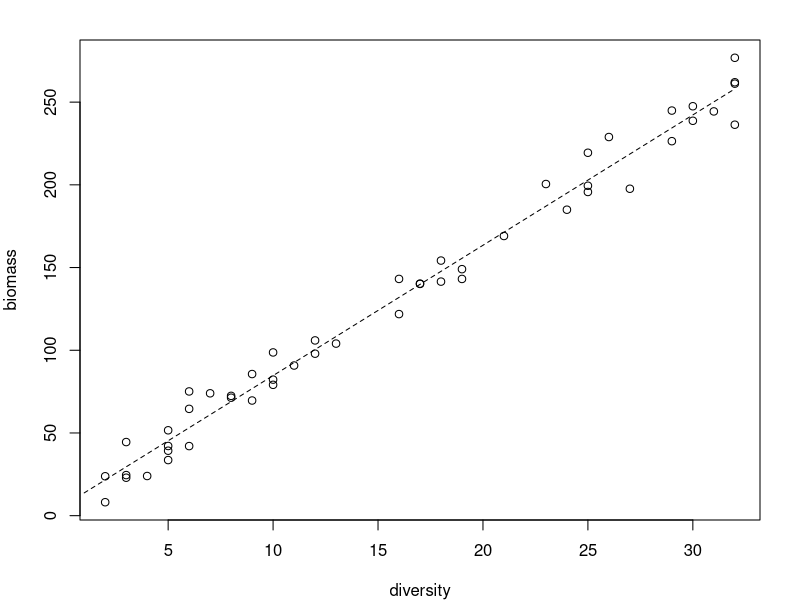
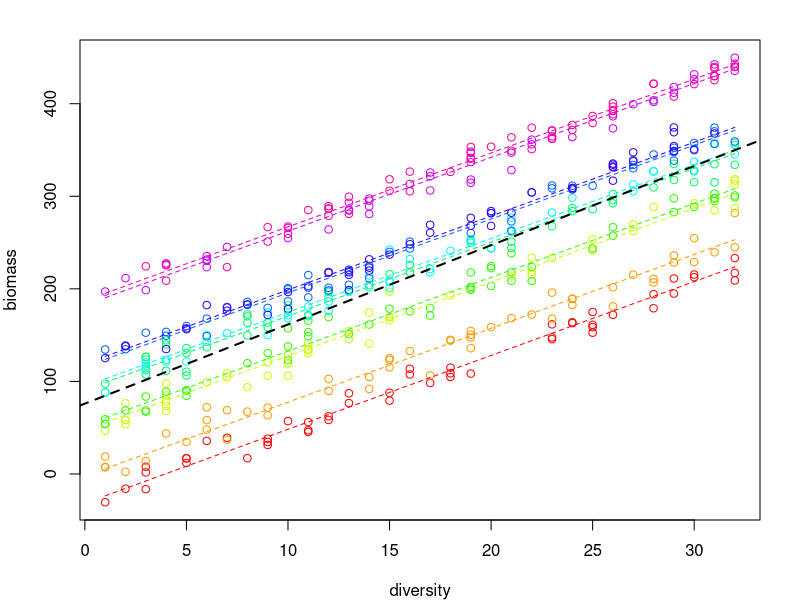
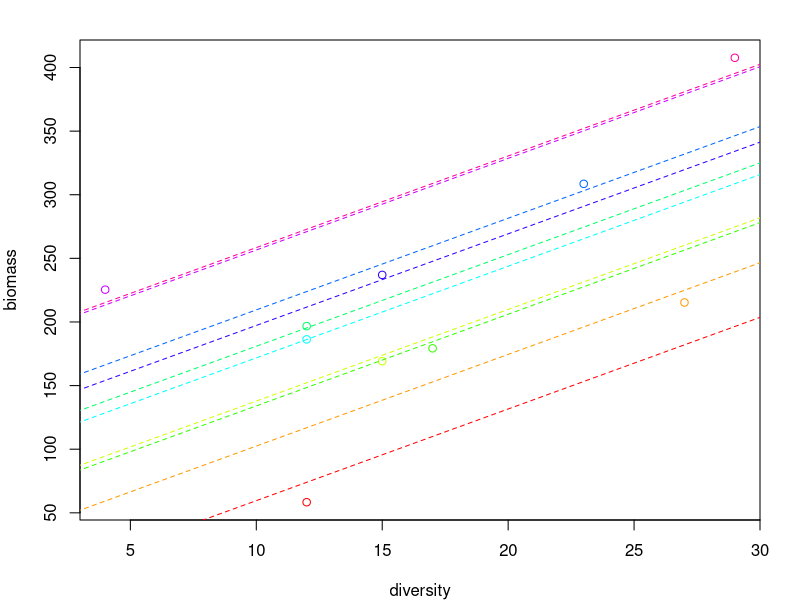
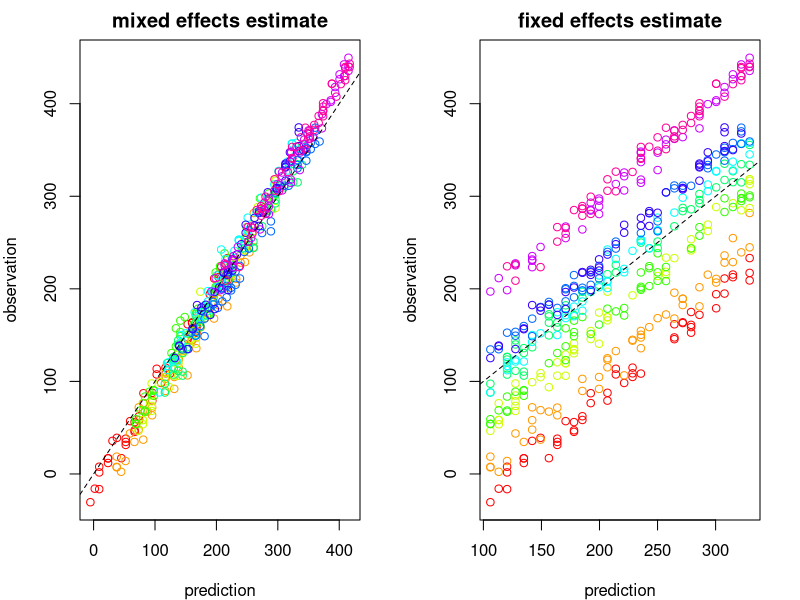
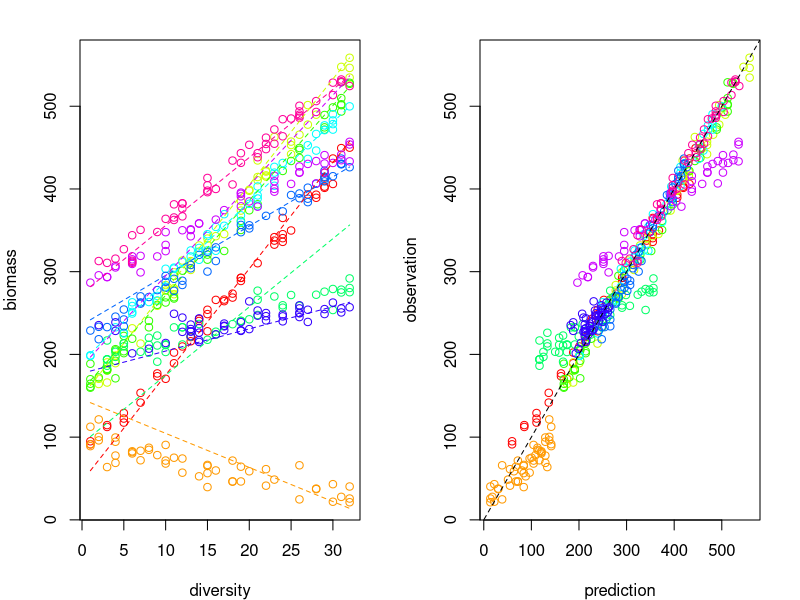
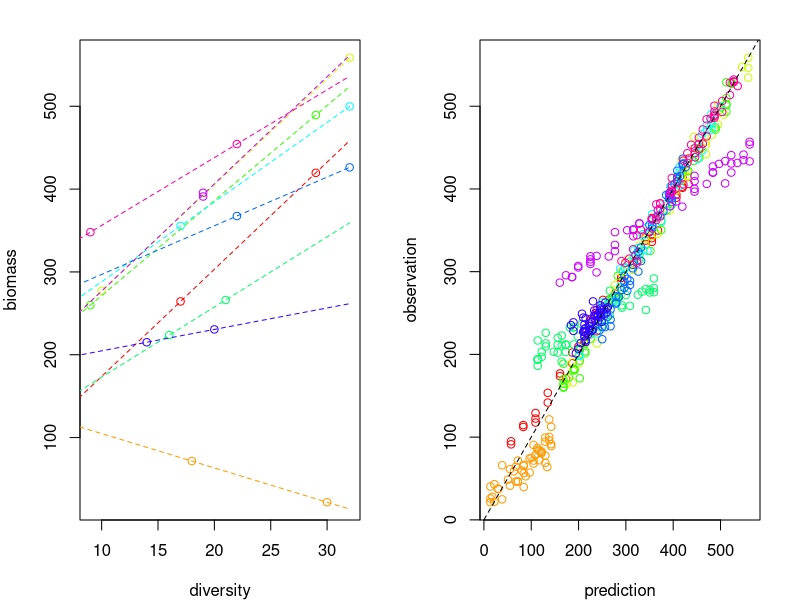
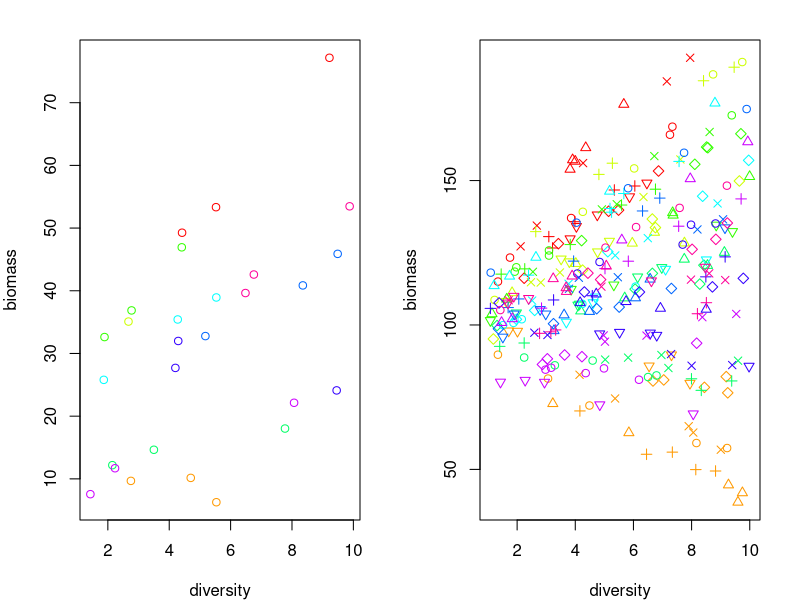
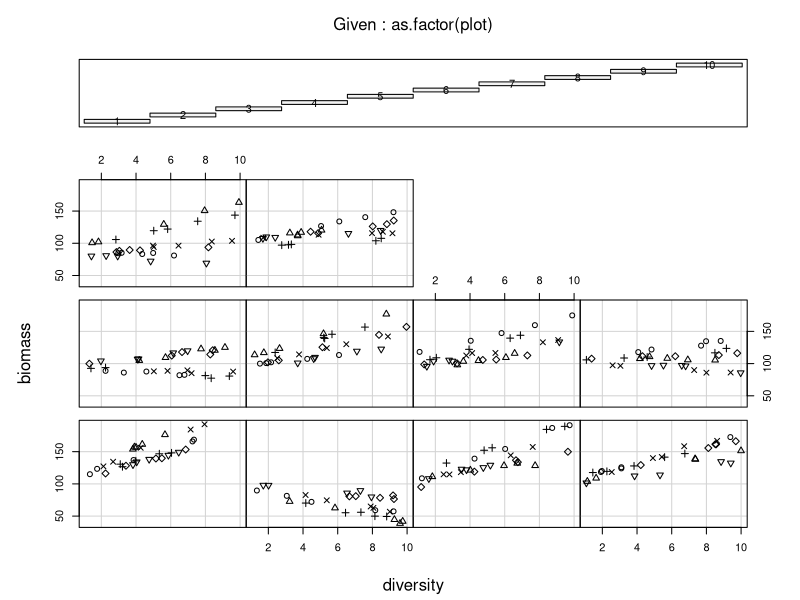

Here is the R script that generated these plots, in order:
## ---- chunk 1
knitr::opts_chunk$set(echo = TRUE)
## ---- chunk 2
# OLS example
set.seed(231011) # seed for analyses
intercepts = 5 # y-intercept
slopes = 8 # slope
error = 10 # residual error

# make fake data for 50 plots
bdat = data.frame(plot = 1:50,
                  diversity = sample(1:32, 50, rep = TRUE), # randomly select richness between 1 and 32
                  biomass = NA)

# generate random biomass data
bdat$biomass=intercepts + slopes*bdat$diversity + rnorm(nrow(bdat), 0, error)

# plot
par(mar=c(4,4,2,2))
plot(biomass~diversity, data = bdat)

# fit a regression
mod_ols = lm(biomass~diversity, data = bdat)

# add regression line to plot
curve(coef(mod_ols)[1]+coef(mod_ols)[2]*x, from = 1, to = 32, add = TRUE, lty = 2)

# get summary of regression
summary(mod_ols)
## ---- chunk 3
# Multiple regression example
set.seed(231011) # seed for analyses
slopes = 8 # slope
error = 10 # residual error
n_blocks = 10 # number of blocks
intercepts = sort(rnorm(n_blocks, mean = 100, sd = 80)) # y-intercepts for each block

# make fake data for 50 plots
bdat = data.frame(plot = 1:50,
                  block = rep(1:n_blocks, each = 50),
                  diversity = sample(1:32, 50*n_blocks, rep = TRUE), # randomly select richness between 1 and 32
                  biomass = NA)

# generate random biomass data
bdat$biomass=intercepts[bdat$block] + slopes*bdat$diversity + rnorm(nrow(bdat), 0, error)

# plot
par(mar=c(4,4,2,2))
plot(biomass~diversity, data = bdat, col = rainbow(n_blocks)[bdat$block])

# fit a regression
mod_mreg = lm(biomass~-1+as.factor(block) + diversity, data = bdat)
# NOTE: think about what this "-1" is doing. Try fitting the model with and without it, and looking at the "summary".

# add regression line to plot
for(i in 1:n_blocks) {
curve(coef(mod_mreg)[i]+coef(mod_mreg)[n_blocks+1]*x, from = 1, to = 32, add = TRUE, lty = 2, col = rainbow(n_blocks)[i])
}

# get summary of regression
summary(mod_mreg)

# compare to a model without the intercept term
mod_mreg_mean = lm(biomass~diversity, data = bdat)
abline(mod_mreg_mean, lty = 2, col = "black", lwd = 2)
summary(mod_mreg_mean)
## ---- chunk 4
# remove data from block 6
bdat_small = bdat[bdat$plot == 1,]

# try to fit a model...
mod_mreg2 = lm(biomass~-1+as.factor(block) + diversity, data = bdat_small)

# get summary of regression
summary(mod_mreg2)
## ---- chunk 5
require(nlme) # load nlme package

mod_mixef1 = lme(biomass~diversity, random = ~1|block, data = bdat_small)

summary(mod_mixef1)
## ---- chunk 6
VarCorr(mod_mixef1)
## ---- chunk 7
sd(intercepts)
## ---- chunk 8
# plot
par(mar=c(4,4,2,2))
plot(biomass~diversity, data = bdat_small, col = rainbow(n_blocks)[bdat_small$block])

# fit a regression
print(ranef(mod_mixef1))

# add regression line to plot
for(i in 1:n_blocks) {
curve(fixef(mod_mixef1)[1]+ranef(mod_mixef1)[i,1] + fixef(mod_mixef1)[2]*x, from = 1, to = 32, add = TRUE, lty = 2, col = rainbow(n_blocks)[i])
}
## ---- chunk 9
par(mar = c(4,4,2,2), mfrow = c(1,2))
pred = predict(mod_mixef1, newdata = bdat)
plot(pred, bdat$biomass, xlab = "prediction", ylab = "observation", col = rainbow(n_blocks)[bdat$block], main = "mixed effects estimate")

abline(a=0, b=1, lty =2) # add 1-1 line


# compare to fit from "simple" model
mod_ols_simple = lm(biomass ~ diversity, data = bdat_small)
pred2 = predict(mod_ols_simple, newdata = bdat)
plot(pred2, bdat$biomass, xlab = "prediction", ylab = "observation", col = rainbow(n_blocks)[bdat$block], main = "fixed effects estimate")

abline(a=0, b=1, lty =2) # add 1-1 line
## ---- chunk 10
# Multiple regression example
set.seed(231011) # seed for analyses
error = 10 # residual error
n_blocks = 10 # number of blocks
intercepts = sort(rnorm(n_blocks, mean = 200, sd = 80)) # y-intercepts for each block
slopes = rnorm(n_blocks, mean = 5, sd = 4) # slope


# make fake data for 50 plots
bdat = data.frame(plot = 1:50,
                  block = rep(1:n_blocks, each = 50),
                  diversity = sample(1:32, 50*n_blocks, rep = TRUE), # randomly select richness between 1 and 32
                  biomass = NA)

# generate random biomass data
bdat$biomass=intercepts[bdat$block] + slopes[bdat$block]*bdat$diversity + rnorm(nrow(bdat), 0, error)

# keep just 2 plots for the analysis
bdat_slopes = bdat[bdat$plot %in% c(1,2),]

# fit a mixed-effects regression
mod_mixef2 = lme(biomass~diversity, data = bdat_slopes, random = ~1+diversity|block)

# look at summary output - what do these terms tell us?
summary(mod_mixef2)

# look at random effects
ranef(mod_mixef2)

# plot full dataset
par(mar=c(4,4,2,2))
plot(biomass~diversity, data = bdat, col = rainbow(n_blocks)[bdat$block])

# add lines
for(i in 1:n_blocks) {
curve(fixef(mod_mixef2)[1]+ranef(mod_mixef2)[i,1] + (fixef(mod_mixef2)[2]+ranef(mod_mixef2)[i,2])*x, from = 1, to = 32, add = TRUE, lty = 2, col = rainbow(n_blocks)[i])
}

# plot observed vs. predicted
prd = predict(mod_mixef2, newdata = bdat)
plot(prd, bdat$biomass,
     xlab = "prediction", ylab = "observation", col = rainbow(n_blocks)[bdat$block])
abline(a=0, b = 1, lty = 2)

# root mean square error:
sqrt(mean((prd-bdat$biomass)^2))
## ---- chunk 11
# fit a mixed-effects regression
mod_mult = lm(biomass~diversity*factor(block), data = bdat_slopes)

# look at summary output - what do these terms tell us?
summary(mod_mult)

# plot
par(mar=c(4,4,2,2))
plot(biomass~diversity, data = bdat_slopes, col = rainbow(n_blocks)[bdat_slopes$block])

# add lines
dsq = 1:32
for(i in 1:n_blocks) {
pred = predict(mod_mult, newdata = data.frame(diversity = dsq, block = i))
lines(dsq, pred, col = rainbow(n_blocks)[i], lty = 2)
}

# plot observed vs. predicted
prd_multi = predict(mod_mult, newdata = bdat)

plot(prd_multi, bdat$biomass,
     xlab = "prediction", ylab = "observation", col = rainbow(n_blocks)[bdat$block])
abline(a=0, b = 1, lty = 2)

# root mean square error:
sqrt(mean((prd_multi-bdat$biomass)^2))
## ---- chunk 12
bdat = read.csv("dataset_1.csv")
n_blocks = length(unique(bdat$block))

# plot
par(mar=c(4,4,2,2))
plot(biomass~diversity, col = rainbow(n_blocks)[bdat$block], data = bdat)
## ---- chunk 13
# Nested data example
set.seed(231011) # seed for analyses
error = 10 # residual error
n_plots = 100 # number of plots
n_subplots = 10 # subplots per block
intercepts_plots = sort(rnorm(n_plots, mean = 200, sd = 40)) # y-intercepts for each plot

intercepts_subplots = matrix(nrow = n_plots, ncol = n_subplots)
for(i in 1:n_plots) {
  intercepts_subplots[i,] = rnorm(n_subplots, mean = intercepts_plots[i], sd = 20) # intercept for each subplot
}

head(intercepts_subplots) # look at coefficient matrix

# make fake data
bdat = data.frame(plot = rep(1:n_plots, each = n_subplots),
                  subplot = 1:n_subplots,
                  biomass = NA)

bdat$biomass = intercepts_subplots[cbind(bdat$plot, bdat$subplot)] + rnorm(n_plots*n_subplots, 0, error)
## ---- chunk 14
# Analyse data
mmod = lme(biomass ~ 1, data = bdat, random = ~1|plot)

summary(mmod)
## ---- chunk 15
# Analyse data
mmod2 = lme(biomass ~ 1, data = bdat, random = ~1|plot/subplot)

summary(mmod2)
## ---- chunk 16
VarCorr(mmod2)

VarCorr(mmod2)[,2] # look at standard deviations
## ---- chunk 17
# re-fit models
ML_mmod = update(mmod, method = "ML")
ML_mmod2 = update(mmod2, method = "ML")

# run ANOVA
anova(ML_mmod, ML_mmod2)
## ---- chunk 18
bdat$fake_subplot = sample(1:50, n_plots*n_subplots, replace = TRUE)

ML_mmod3 = lme(biomass ~ 1, data = bdat, random = ~1|plot/fake_subplot, method = "ML")

# run ANOVA
anova(ML_mmod, ML_mmod3)
## ---- chunk 19
mmod2 = update(ML_mmod2, method = "REML")
summary(mmod2)
## ---- chunk 20
bdat = read.csv("dataset_2.csv")
n_plots = length(unique(bdat$plot))

# plot
par(mar=c(4,4,2,2))
plot(biomass~diversity, col = rainbow(n_plots)[plot], pch = subplot, data = bdat)
## ---- chunk 21
par(mar=c(4,4,2,2))
coplot(biomass~diversity|as.factor(plot), data = bdat,
       panel = function(x, y, ...) {points(x,y, pch = bdat$subplot[bdat$plot==1])})
